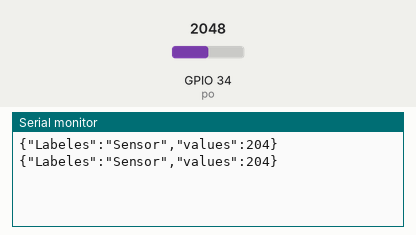
Simulated run of this sketch. Board: ESP32. On the bench: the last lines printed to the serial monitor. Inputs (shaded band) come from the test bench; at power-on: GPIO 34 (po) = 2048.

Above: at 1.8 s.
1.9 s: GPIO 34 (po) set to 2866
At 2.6 s:
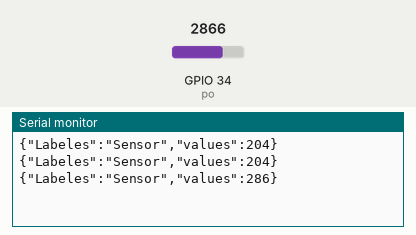
3.4 s: GPIO 34 (po) set to 3603
At 4.8 s:
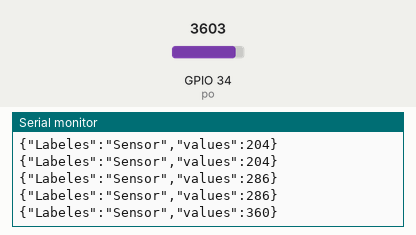
Timing chart, 0 to 6.4 s (numbered marks = the images above; inputs shaded):
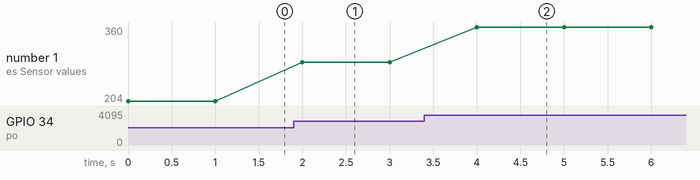

Measured:
- after the input at 1.9 s, the serial monitor: prints a new line after 0.10 s (image 1)
- after the input at 3.4 s, the serial monitor: prints a new line after 0.60 s (image 2)
- plotted number 1: 204 → 286 after the input at 1.9 s, 286 → 360 after the input at 3.4 s

The sketch:

Practica8.ino
```cpp
#include <ArduinoJson.h>
#define po 34

void setup() {
  // put your setup code here, to run once:
  Serial.begin(115200);


}

void loop() {
  // put your main code here, to run repeatedly:
  StaticJsonDocument<100> doc;
  int valor = map(analogRead(po) ,100,1000,10,100);

  doc["Labeles"] = "Sensor";
  doc["values"] = valor;

  serializeJson(doc,Serial);
  Serial.println();
  delay(1000);


}
```
